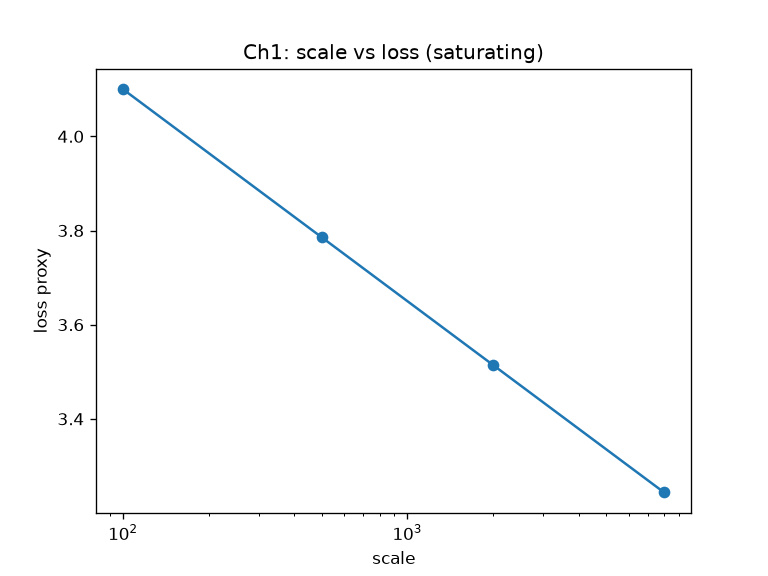
#> input picture results/figures/fig01_scaling.png, 768 x 576 px
$ python make_demo_media.py
#> lines starting #> are read from the running program, lines starting #| are printed output that depends on the picture
"""Generate README media: demo.gif (from figures) + demo.cast (terminal) — verifiable, no external keys."""
import os, json
from PIL import Image, ImageDraw, ImageFont

ROOT = os.path.join(os.path.dirname(__file__), "..")
FIG = os.path.join(ROOT, "results/figures")
DOCS = os.path.join(ROOT, "docs")
os.makedirs(DOCS, exist_ok=True)

def make_gif():
    paths = [os.path.join(FIG, f) for f in ["fig01_scaling.png", "fig02_speed.png", "fig05_sparse.png"]]
    imgs = []
    for p in paths:
        if os.path.exists(p):
            im = Image.open(p).convert("RGB").resize((640, 400))
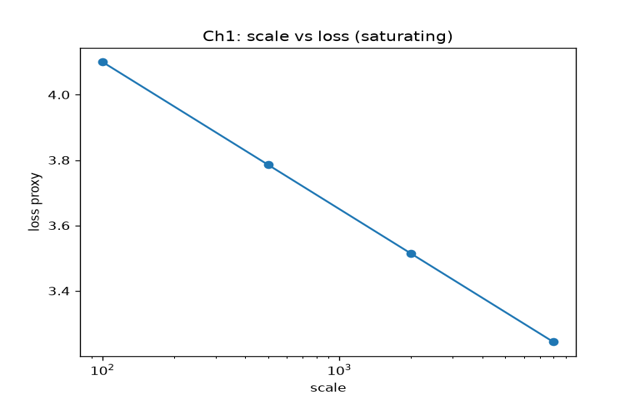
#> im: PIL image 640x400 RGB; mean R, G, B 251, 251.4, 251.7
        else:
            im = Image.new("RGB", (640, 400), (20, 27, 54))
        d = ImageDraw.Draw(im)
        d.rectangle([0, 0, 640, 36], fill=(11, 16, 32))
        d.text((12, 10), "ELPB — 10 exps CPU ~20s | quant x sparsity 7-9x", fill=(255, 255, 255))
        imgs.append(im)
#> pass 2 of the loop in make_gif, `for p in paths:`:
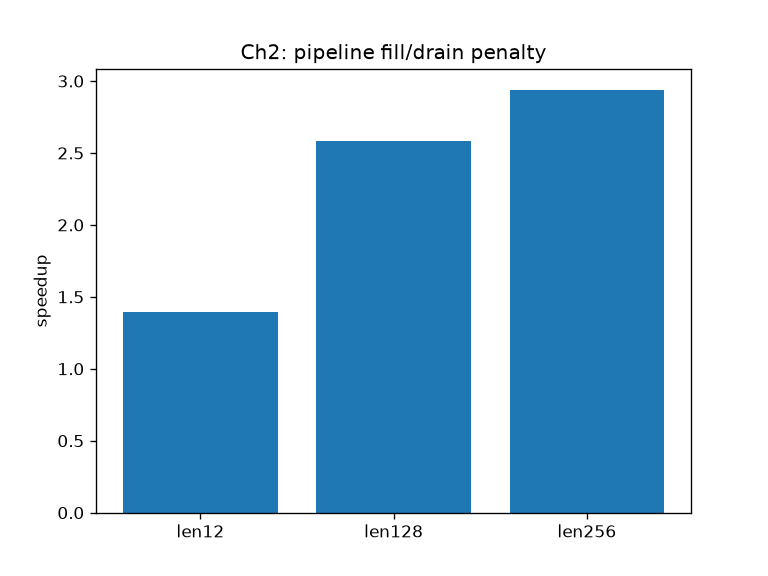
#> input picture results/figures/fig02_speed.png, 768 x 576 px
#> in make_gif, `im = Image.open(p).convert("RGB").resize((640, 400))`:
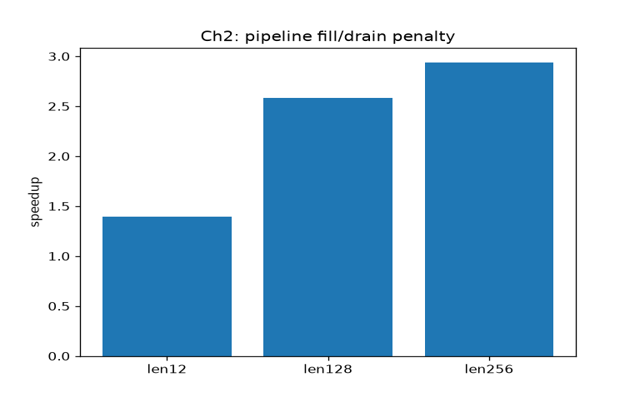
#> im: PIL image 640x400 RGB; mean R, G, B 173.8, 204.4, 225.7
#> pass 3 of the loop in make_gif, `for p in paths:`:
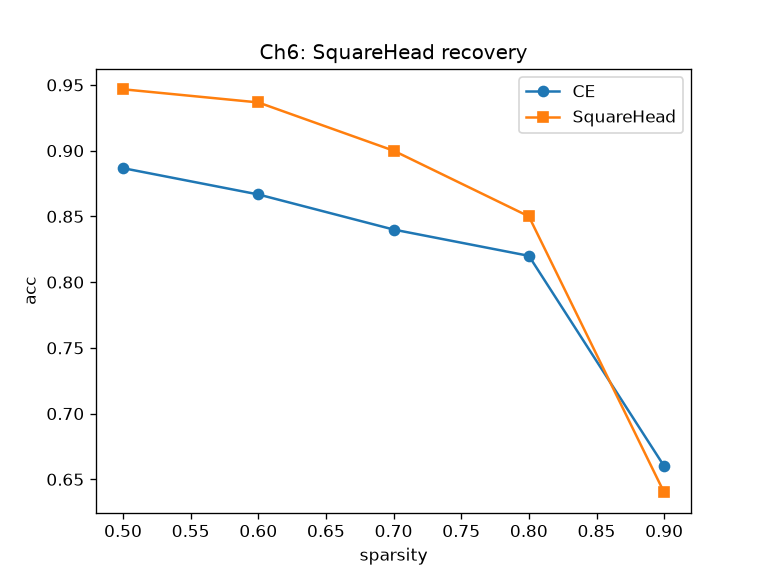
#> input picture results/figures/fig05_sparse.png, 768 x 576 px
#> in make_gif, `im = Image.open(p).convert("RGB").resize((640, 400))`:
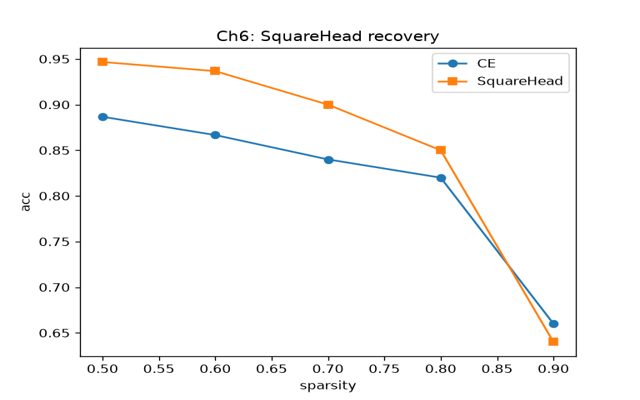
#> im: PIL image 640x400 RGB; mean R, G, B 249.8, 249.5, 249.1
    out = os.path.join(DOCS, "demo.gif")
    imgs[0].save(out, save_all=True, append_images=imgs[1:], duration=1400, loop=0)
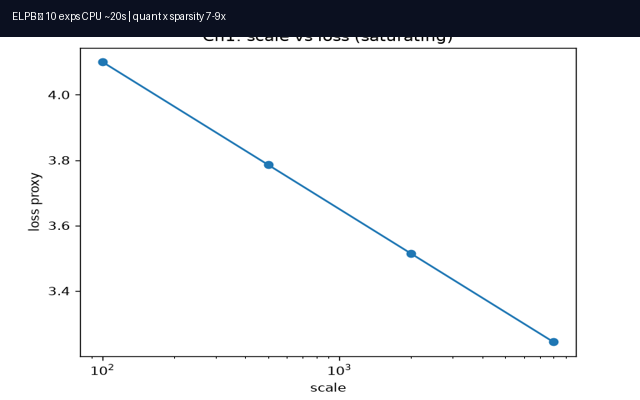
#> saved as demo.gif: PIL image 640x400 RGB; mean R, G, B 229.2, 230.1, 231.8
    return out

def make_cast():
    # minimal asciicast v2: records the verified commands (honest replay instructions)
    cast = {"version": 2, "width": 100, "height": 22, "timestamp": 0, "env": {"SHELL": "/bin/bash", "TERM": "xterm-256color"}}
    lines = [
        "$ pip install -r requirements.txt\n", "$ pytest -q  # 6 passed\n",
        "$ python scripts/run_all.py --out results/universe_report.json\n",
        "# 10/10 exps CPU ~20s — 3 figures — REPORT.md\n",
        "$ python scripts/verify_repro.py  # VERIFY OK\n",
        "$ docker compose up bench  # reproducible share\n",
    ]
    import json as js
    out = os.path.join(DOCS, "demo.cast")
    with open(out, "w") as f:
        f.write(js.dumps(cast) + "\n")
        t = 0.4
        for ln in lines:
            f.write(js.dumps([t, "o", ln]) + "\n"); t += 0.7
    return out

if __name__ == "__main__":
    g = make_gif(); c = make_cast()
    print(f"WROTE {g} {os.path.getsize(g)}B")
    print(f"WROTE {c} {os.path.getsize(c)}B")
